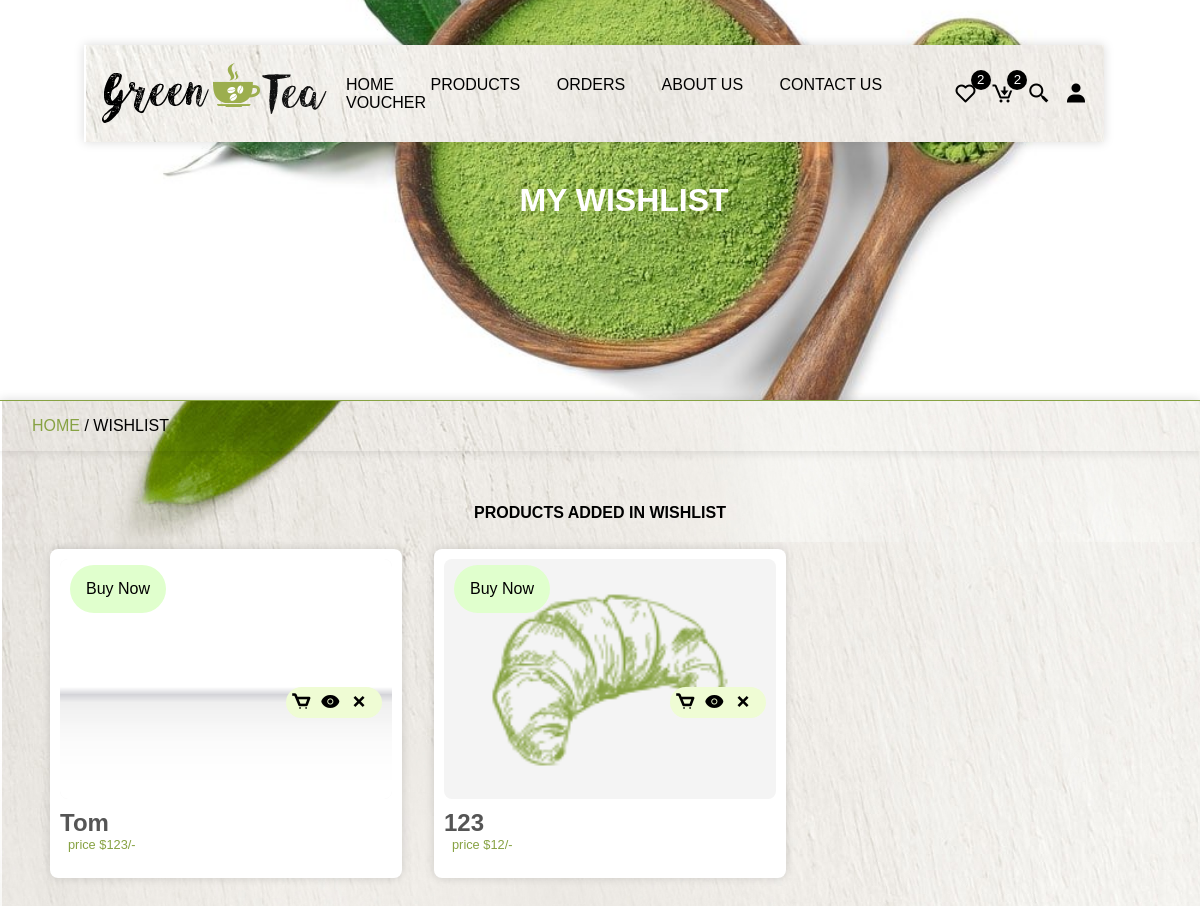
Before: /wishlist.php with the older database file.
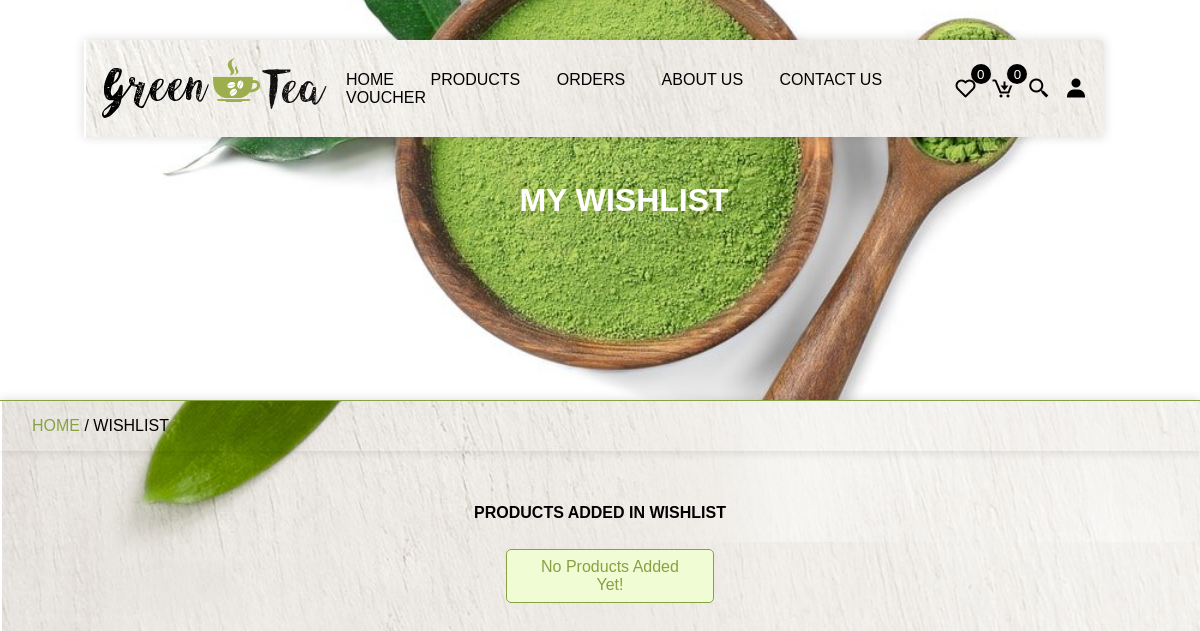
After: the same page with the newer database file.
### tables this page shows
CREATE TABLE `wishlist` (
  `id` varchar(20) primary key NOT NULL,
  `user_id` varchar(20) NOT NULL,
  `product_id` varchar(20) NOT NULL,
  `price` int(50) NOT NULL
);

CREATE TABLE `products` (
  `id` varchar(20) primary key NOT NULL,
  `name` varchar(20) NOT NULL,
  `price` int(50) NOT NULL,
  `image` varchar(255) NOT NULL,
  `product_detail` varchar(2000) NOT NULL,
  `status` varchar(100) NOT NULL
);

### wishlist.php (the view, shortened to what this page needs)
<?php
    include 'components/connection.php';
    if(isset($_SESSION['user_id'])) {
        $user_id = $_SESSION['user_id'];
    }else{
        $user_id = '';
    }
?>
<!DOCTYPE html>
<html lang="en">
<head>
    <link rel="stylesheet" href="https://unpkg.com/boxicons@2.1.2/css/boxicons.min.css">
</head>
<body>
    <?php include 'components/header.php'; ?>
    <div class="main">
        <div class="banner">
            <h1>my wishlist</h1>
        </div>
        <div class="title2">
            <a href="home.php">home</a><span> / wishlist</span>
        </div>
        <section class="products"> <h1 class="title">products added in wishlist</h1>
            <div class="box-container">
                <?php
                    $select_wishlist = $conn->prepare("SELECT * FROM `wishlist` WHERE user_id = ?");
                    $select_wishlist->execute([$user_id]);
                    if ($select_wishlist->rowCount() > 0) {
                        while ($fetch_wishlist = $select_wishlist->fetch(PDO::FETCH_ASSOC)) {
                            $select_products = $conn->prepare("SELECT * FROM products WHERE id = ?");
                            $select_products->execute([$fetch_wishlist['product_id']]);
                            if ($select_products->rowCount() > 0) {
                                $fetch_products = $select_products->fetch(PDO::FETCH_ASSOC);
                ?>
                <form method="post" action="" class="box">
                    <img src="image/<?= $fetch_products['image']; ?>" class ="img">
                    <div class="button">
                        <button type="submit" name="add_to_cart"><i class="bx bx-cart"></i></button>
                        <a href="view_page.php?pid=<?php echo $fetch_wishlist['id']; ?>" class="bx bxs-show"></a>
                        <button type="submit" name="delete_item" onclick="return confirm('delete this item');">
                        <i class="bx bx-x"></i></button>
                    </div>
                    <h3 class="name"><?=$fetch_products['name']; ?></h3>
                    <div class="flex">
                        <p class="price">price $<?= $fetch_products['price']; ?>/-</p>
                    </div>
                    <a href="checkout.php?get_id=<?=$fetch_products['id']; ?>" class="btn">buy now</a>
                </form>
                <?php
                            }
                        }
                    }else{
                        echo '<p></p><p class="empty">No products added yet!</p>';
                    }
                ?>
            </div>
        </section>
    </div>
</body>
</html>

### components/header.php (shortened to what this page needs)
</body>
</html>
<header class="header">
    <div class="flex">
        <a href="home.php" class="logo"><img src="img/logo.jpg" alt="Logo"></a>
        <nav class="navbar">
            <a href="home.php">home</a>
            <a href="view_products.php">products</a>
            <a href="order.php">orders</a>
            <a href="about.php">about us</a>
            <a href="contact.php">contact us</a>
            <a href="vouchers.php">Voucher</a>
        </nav>
        <div class="icons">
            <?php
                $count_wishlist_items = $conn->prepare("SELECT * FROM `wishlist` WHERE user_id = ?");
                $count_wishlist_items->execute([$user_id]);
                $total_wishlist_items = $count_wishlist_items->rowCount();
            ?>
            <a href="wishlist.php" class="cart-btn"><i class="bx bx-heart"></i><sup><?=$total_wishlist_items?></sup></a>
            <?php
                $count_cart_items = $conn->prepare("SELECT * FROM `cart` WHERE user_id=?");
                $count_cart_items->execute([$user_id]);
                $total_cart_items = $count_cart_items->rowCount();
            ?>
            <a href="cart.php" class="cart-btn">
                <i class="bx bx-cart-download"></i><sup><?=$total_cart_items?></sup>
            </a>
            <div class="search-container">
                <button class="search-button" onclick="toggleSearchArea()"><i class='bx bx-search-alt-2'></i></button>
            </div>
            <div class="icon">
                <i class="bx bxs-user" id="user-btn"></i>
            </div>
        </div>
    </div>
</header>

Changed rows visible on the page:
removed wishlist: product.image (picture), product.name "Tom", product.price "123"
removed wishlist: product.image (picture), product.name "123", product.price "12"
Other visible differences:
$total_wishlist_items: "2" → "0"
$total_cart_items: "2" → "0"
text now shown: "No Products Added Yet!"
